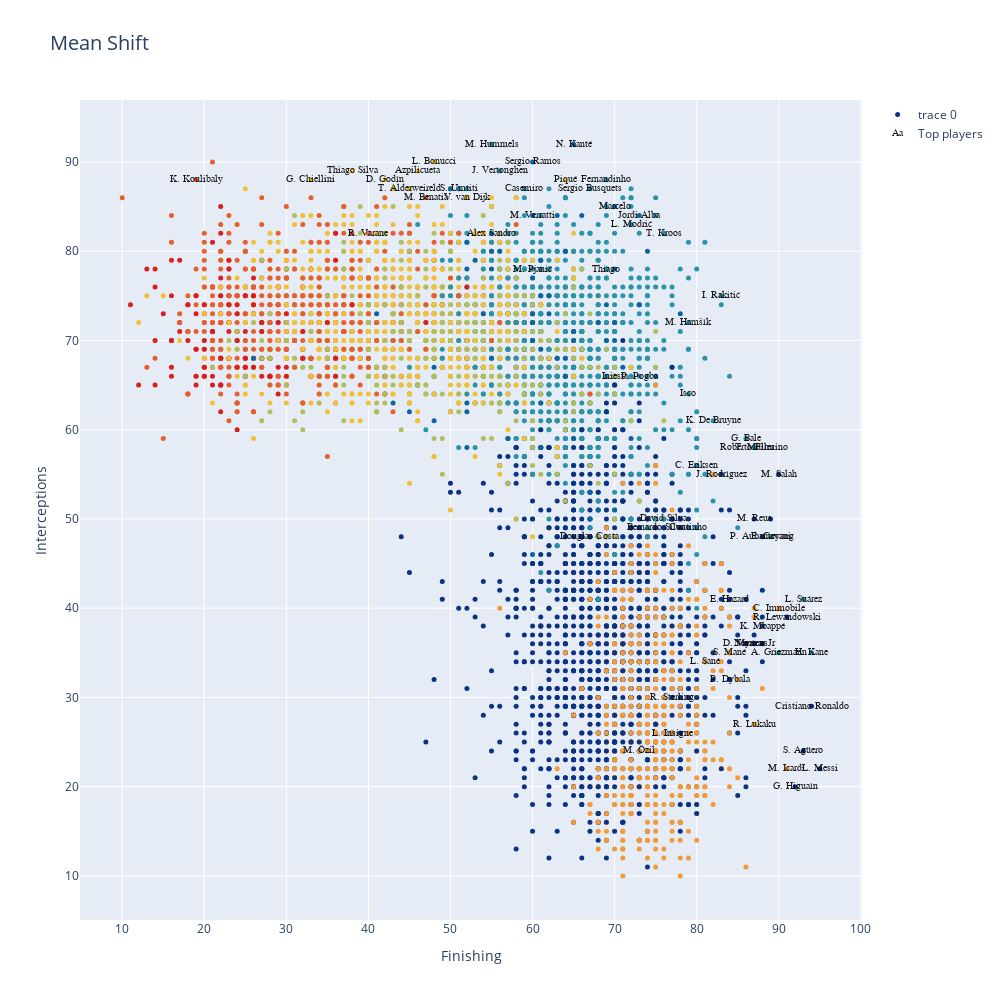

The notebook cell this image was saved under:
### Code cell
data=[]
bool_crack=df_n["Overall"] > 85
bool_no_crack=df_n["Overall"]<86


#Eligo dos números entre 0 y  de n_skills-1
skill_1=skills_ratings[1]
skill_2=skills_ratings[21]


MeanShift_clusters = go.Scatter(x=df_skills[skill_1], y=df_skills[skill_2],
                           mode='markers',
                        text=df_n.loc[:,'Name'],
                           marker=dict(
                                size=5,
                                color = clusters2.astype(np.float), #set color equal to a variable
                                colorscale='Portland',
                                showscale=False)
                           )

crack =go.Scatter(x=df_skills.loc[bool_crack,skill_1], y=df_skills.loc[bool_crack,skill_2],name='Top players',
                      text=df_n.loc[bool_crack,'Name'],
                      textfont=dict(family='sans serif',size=10,color='black'),
                      opacity=0.9,mode='text')

data=[MeanShift_clusters,crack]

layout = go.Layout(title="Mean Shift",titlefont=dict(size=20),
                xaxis=dict(title=skill_1),
                yaxis=dict(title=skill_2),
                autosize=False, width=1000,height=1000)

fig = go.Figure(data=data, layout=layout)

iplot(fig)

### Figure 1 — Plotly figure (JSON) as saved in the notebook; plotly's stock layout.template omitted (floating-point values rounded to 4 significant figures; data arrays with more than 128 entries replaced by an {"elided": "..."} marker saying what was removed)
{"data": [{"marker": {"color": {"elided": "5138 int values"}, "colorscale": [[0, "rgb(12,51,131)"], [0.25, "rgb(10,136,186)"], [0.5, "rgb(242,211,56)"], [0.75, "rgb(242,143,56)"], [1, "rgb(217,30,30)"]], "showscale": false, "size": 5}, "mode": "markers", "text": {"elided": "5138 str values"}, "type": "scatter", "x": {"elided": "5138 int values"}, "y": {"elided": "5138 int values"}}, {"mode": "text", "name": "Top players", "opacity": 0.9, "text": ["L. Messi", "Cristiano Ronaldo", "Neymar Jr", "K. De Bruyne", "E. Hazard", "L. Modrić", "L. Suárez", "Sergio Ramos", "R. Lewandowski", "T. Kroos", "D. Godín", "David Silva", "N. Kanté", "P. Dybala", "H. Kane", "A. Griezmann", "Sergio Busquets", "E. Cavani", "S. Agüero", "G. Chiellini", "K. Mbappé", "M. Salah", "Casemiro", "J. Rodríguez", "L. Insigne", "Isco", "C. Eriksen", "Coutinho", "P. Aubameyang", "M. Hummels", "Marcelo", "G. Bale", "G. Higuaín", "Thiago Silva", "S. Umtiti", "M. Icardi", "K. Koulibaly", "P. Pogba", "R. Lukaku", "C. Immobile", "Jordi Alba", "D. Mertens", "J. Vertonghen", "M. Hamšík", "I. Rakitić", "Piqué", "L. Sané", "Bernardo Silva", "S. Mané", "V. van Dijk", "R. Sterling", "Roberto Firmino", "R. Varane", "M. Verratti", "Alex Sandro", "Douglas Costa", "T. Müller", "Thiago", "M. Reus", "Azpilicueta", "L. Bonucci", "T. Alderweireld", "M. Pjanić", "M. Benatia", "M. Özil", "Fernandinho", "Iniesta"], "textfont": {"color": "black", "family": "sans serif", "size": 10}, "type": "scatter", "x": [95, 94, 87, 82, 84, 72, 93, 60, 91, 76, 42, 76, 65, 84, 94, 90, 67, 89, 93, 33, 88, 90, 59, 83, 77, 79, 80, 79, 88, 55, 70, 86, 92, 38, 51, 91, 19, 73, 87, 90, 73, 86, 56, 79, 83, 64, 81, 75, 84, 52, 77, 87, 40, 60, 55, 67, 87, 69, 87, 46, 48, 45, 60, 47, 73, 69, 70], "y": [22, 29, 36, 61, 41, 83, 41, 90, 39, 82, 88, 50, 92, 32, 35, 35, 87, 48, 24, 88, 38, 55, 87, 55, 26, 64, 56, 49, 48, 92, 85, 59, 20, 89, 87, 22, 88, 66, 27, 40, 84, 36, 89, 72, 75, 88, 34, 49, 35, 86, 30, 58, 82, 84, 82, 48, 58, 78, 50, 89, 90, 87, 78, 86, 24, 88, 66]}], "layout": {"autosize": false, "height": 1000, "title": {"font": {"size": 20}, "text": "Mean Shift"}, "width": 1000, "xaxis": {"title": {"text": "Finishing"}}, "yaxis": {"title": {"text": "Interceptions"}}}}
